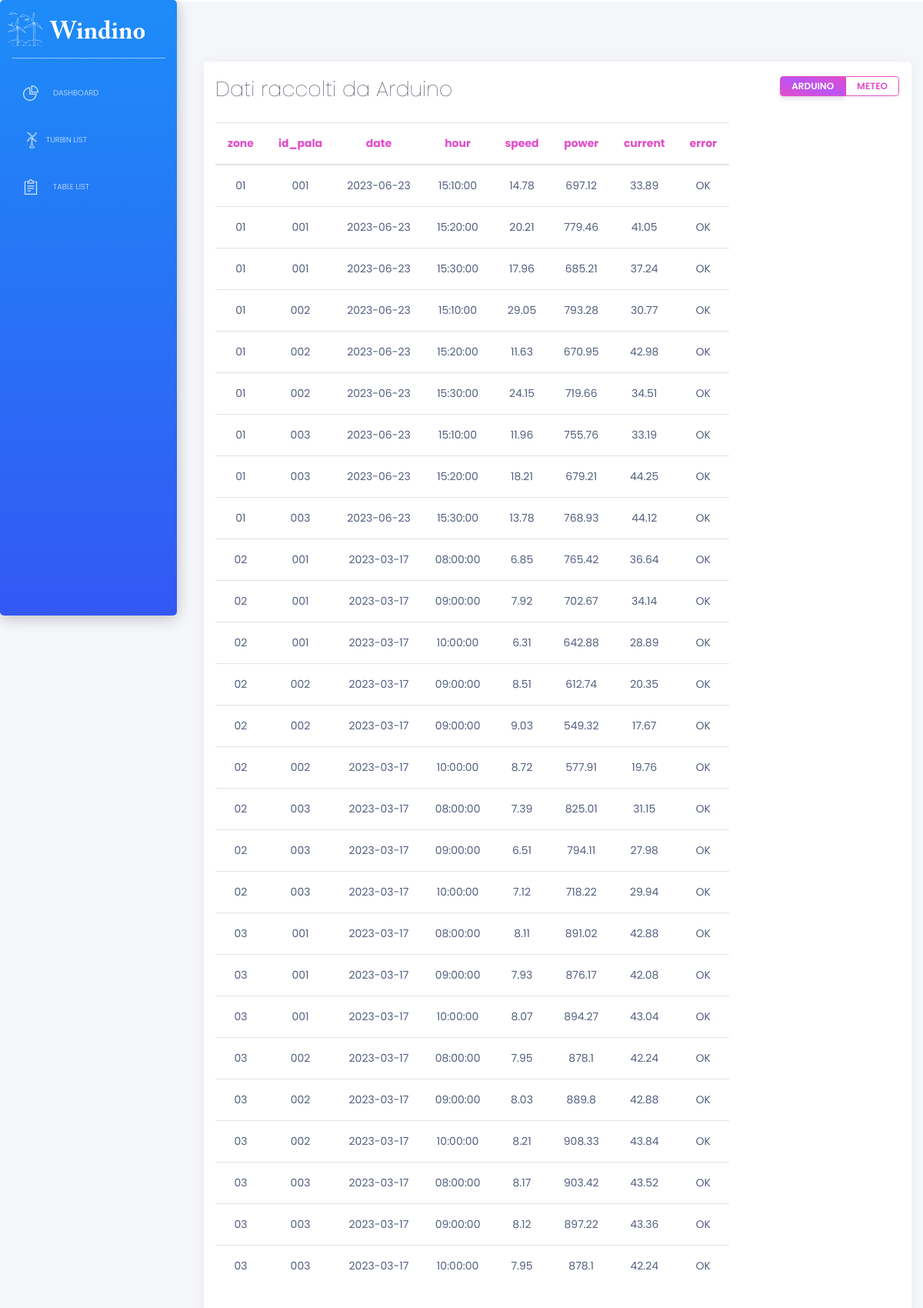
/tables, run on an earlier commit of the app's database.
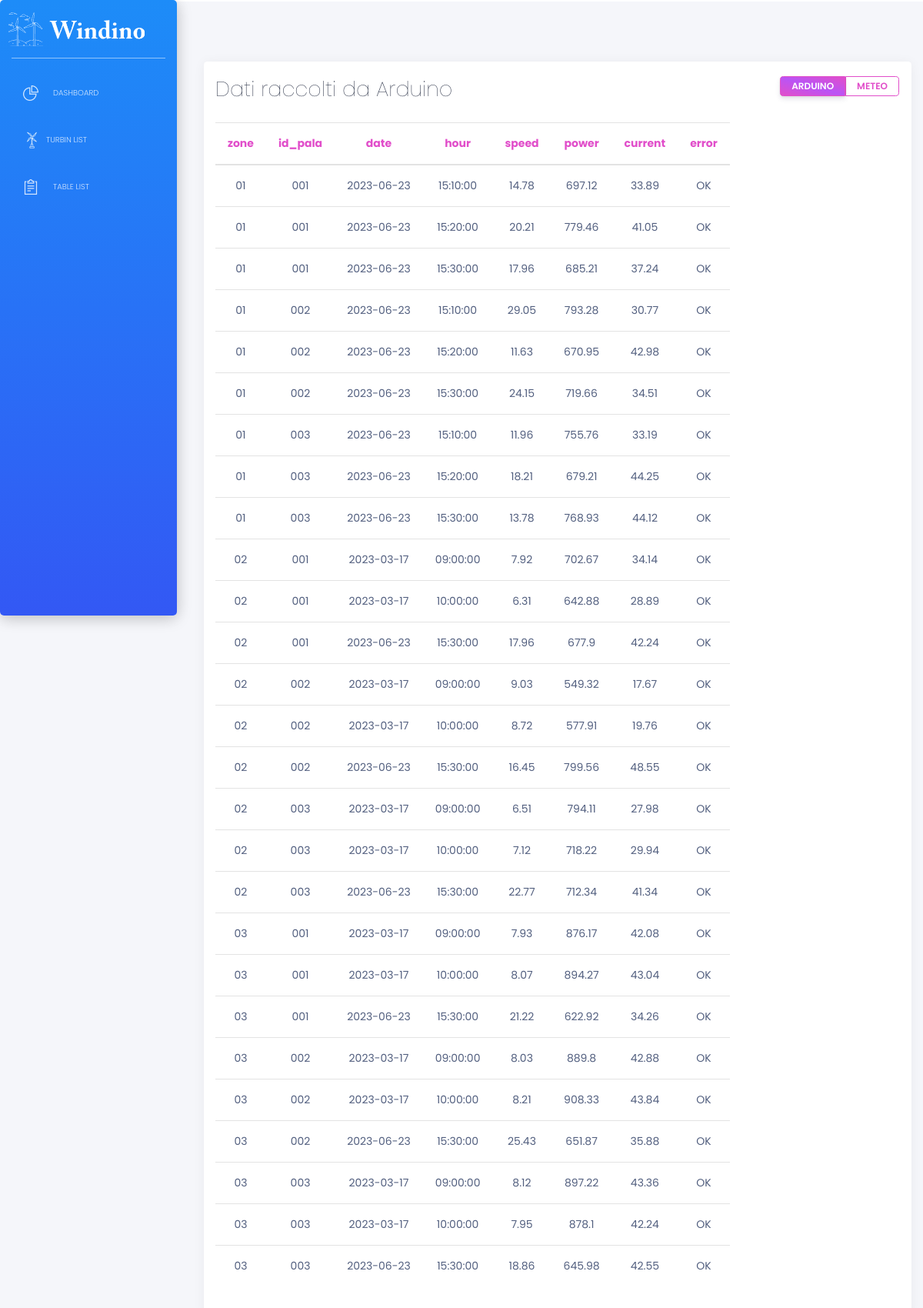
And on a later commit of the database.
### tables this page shows
CREATE TABLE arduino (
				   zone TEXT,
				   id TEXT,
				   date DATE,
				   hour TIME,
                   speed FLOAT,
                   power FLOAT,
				   current FLOAT,
				   error TEXT);

### apps/home/routes.py (the view)
@blueprint.route('/tables')
def tables():
    with get_db() as conn:
        arduino = conn.execute('SELECT * FROM arduino').fetchall()
        turbine_data= conn.execute(
                        "SELECT subquery3.zone, subquery3.id, subquery3.date, subquery3.hour, subquery3.speed, subquery3.power, subquery3.current, subquery3.error "
                        "FROM ( "
                        "    SELECT subquery2.*, ROW_NUMBER() OVER (PARTITION BY subquery2.zone, subquery2.id ORDER BY subquery2.date DESC, subquery2.hour DESC) AS rn "
                        "    FROM ( "
                        "        SELECT t.* "
                        "        FROM arduino t "
                        "        ORDER BY t.zone, t.id, t.date DESC, t.hour DESC "
                        "    ) subquery2 "
                        ") subquery3 "
                        "WHERE subquery3.rn <= 3 "
                        "GROUP BY subquery3.zone, subquery3.id, subquery3.date, subquery3.hour, subquery3.speed, subquery3.power, subquery3.current, subquery3.error"
                    ).fetchall()
        meteo=conn.execute('SELECT * FROM meteo').fetchall()
    return render_template('home/tables.html', pale=pale, arduino=arduino,meteo=meteo, turbine_data=turbine_data)

### apps/__init__.py (called while the page is built)
def configure_database(app):
    @app.before_first_request
    def initialize_database():
        db.create_all()
    @app.teardown_request
    def shutdown_session(exception=None):
        db.session.remove()

### apps/home/routes.py (called while the page is built)
def get_db():
    db = getattr(g, '_database', None)
    if db is None:
        db = g._database = sqlite3.connect(DATABASE)
        db.row_factory = sqlite3.Row
    return db

### apps/templates/home/tables.html (shortened to what this page needs)
{% extends "layouts/base.html" %}
{% block content %}
  <div class="content">
    <div class="row">
      <div class="card">
          <div class="card-header">
              <div class="row">
                  <div class="col-sm-6 text-left">
                    <h2 class="card-title" id="card-title">Dati raccolti da Arduino</h2>
                  </div>
                  <div class="col-sm-6">
                      <div class="btn-group btn-group-toggle float-right" data-toggle="buttons">
                          <label class="btn btn-sm btn-primary btn-simple active" id="arduino-btn">
                              <span class="d-none d-sm-block d-md-block d-lg-block d-xl-block">ARDUINO</span>
                            </label>
                            <label class="btn btn-sm btn-primary btn-simple" id="meteo-btn">
                                <span class="d-none d-sm-block d-md-block d-lg-block d-xl-block">METEO</span>
                            </label>
                        </div>
                    </div>
              </div>
          </div>
                <div class="card-body">
                  <div class="table">
                      <table class="table-responsive mx-auto" id="arduino-content" style="display: block;">
                        <thead class="text-primary">
                          <tr>
                              <th class="text-center">zone</th>
                              <th class="text-center">id_pala</th>
                              <th class="text-center">date</th>
                              <th class="text-center">hour</th>
                              <th class="text-center">speed</th>
                              <th class="text-center">power</th>
                              <th class="text-center">current</th>
                              <th class="text-center">error</th>
                          </tr>
                        </thead>
                        <tbody>
                          {% for pala in turbine_data %}
                              <tr>
                                  <td class="text-center">{{pala.zone }}</td>
                                  <td class="text-center">{{ pala.id }}</td>
                                  <td class="text-center">{{ pala.date }}</td>
                                  <td class="text-center">{{ pala.hour }}</td>
                                  <td class="text-center">{{ pala.speed }}</td>
                                  <td class="text-center">{{ pala.power }}</td>
                                  <td class="text-center">{{ pala.current }}</td>
                                  <td class="text-center">{{ pala.error }}</td>
                              </tr>
                      {% endfor %}
                        </tbody>
                      </table>
                    </div>
                </div>
      </div>
</div>
</div>
</div>
{% endblock content %}

What changed in the data, as far as the page shows it:
no longer on this page (row unchanged): arduino: zone "02", id "001", date "2023-03-17", hour "08:00:00", speed "6.85", power "765.42", current "36.64", error "OK"
no longer on this page (row unchanged): arduino: zone "02", id "002", date "2023-03-17", hour "09:00:00", speed "8.51", power "612.74", current "20.35", error "OK"
no longer on this page (row unchanged): arduino: zone "02", id "003", date "2023-03-17", hour "08:00:00", speed "7.39", power "825.01", current "31.15", error "OK"
no longer on this page (row unchanged): arduino: zone "03", id "001", date "2023-03-17", hour "08:00:00", speed "8.11", power "891.02", current "42.88", error "OK"
no longer on this page (row unchanged): arduino: zone "03", id "002", date "2023-03-17", hour "08:00:00", speed "7.95", power "878.1", current "42.24", error "OK"
no longer on this page (row unchanged): arduino: zone "03", id "003", date "2023-03-17", hour "08:00:00", speed "8.17", power "903.42", current "43.52", error "OK"
added arduino: zone "02", id "001", date "2023-06-23", hour "15:30:00", speed "17.96", power "677.9", current "42.24", error "OK"
added arduino: zone "02", id "002", date "2023-06-23", hour "15:30:00", speed "16.45", power "799.56", current "48.55", error "OK"
added arduino: zone "02", id "003", date "2023-06-23", hour "15:30:00", speed "22.77", power "712.34", current "41.34", error "OK"
added arduino: zone "03", id "001", date "2023-06-23", hour "15:30:00", speed "21.22", power "622.92", current "34.26", error "OK"
added arduino: zone "03", id "002", date "2023-06-23", hour "15:30:00", speed "25.43", power "651.87", current "35.88", error "OK"
added arduino: zone "03", id "003", date "2023-06-23", hour "15:30:00", speed "18.86", power "645.98", current "42.55", error "OK"
